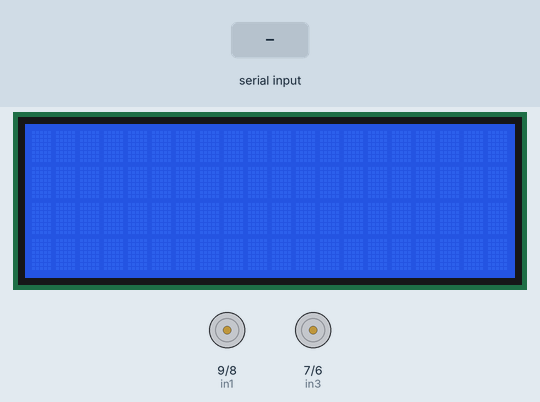
The sketch below on a simulated Arduino Uno, built with avr-gcc and run on an emulated ATmega328P. Parts: 20×4 character LCD, motor-driver pin pairs drawn as motors (green arrow = first pin HIGH = forward, orange = second pin HIGH = backward, longer = more drive, scaled by the enable pin). Inputs (shaded band) come from the test bench.

Above: at 1.2 s.
1.3 s: "go ahead" received over Serial
At 2.6 s:
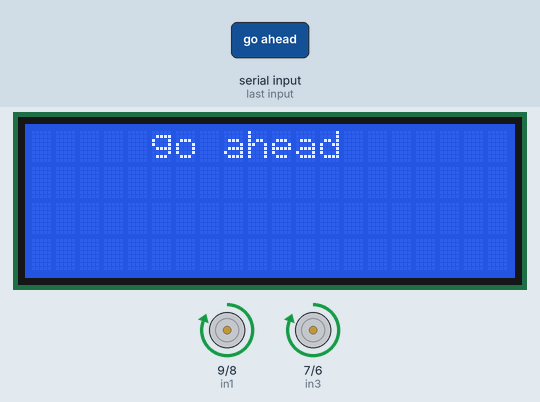
2.9 s: "go back" received over Serial
At 3.8 s:
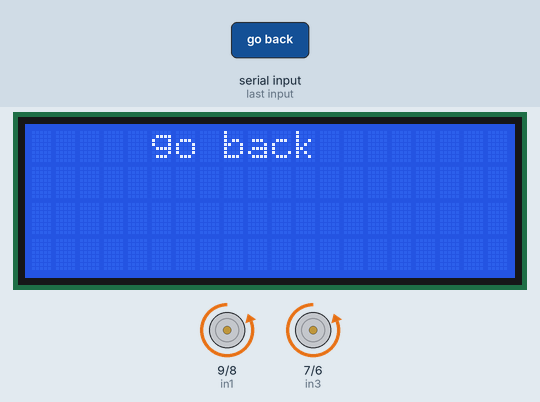
4.9 s: "right" received over Serial
At 6.5 s:
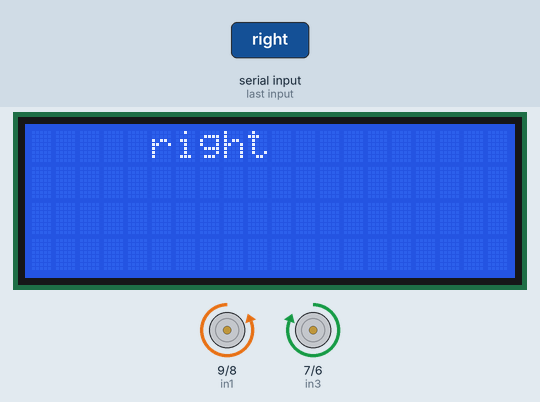
7.0 s: "left" received over Serial
At 8.7 s:
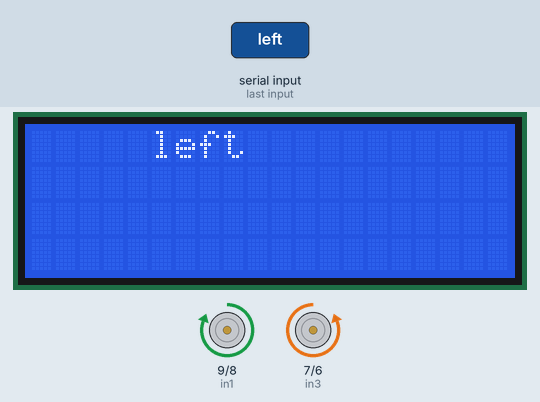
9.1 s: "stop" received over Serial
At 11.0 s:
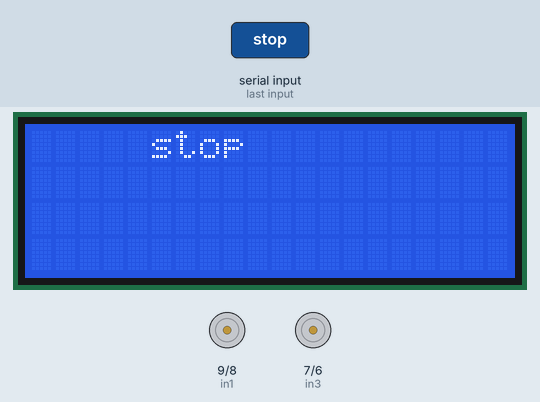
Timing chart, 0 to 12.1 s (numbered marks = the images above; inputs shaded):
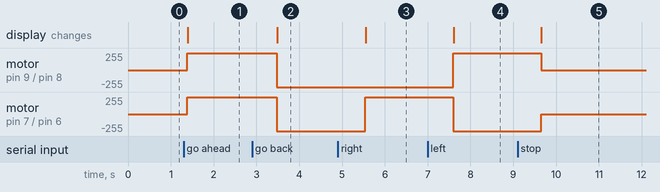

The sketch:

sample_voice03.ino
```cpp
#include <Wire.h>
#include <LiquidCrystal_I2C.h>

LiquidCrystal_I2C lcd(0x27, 20, 4); // set the LCD address to 0x27 for a 20 chars and 4 line display

// connect motor controller pins to Arduino digital pins
//pinMode(motor_input2, OUTPUT);   //RIGHT MOTOR
//pinMode(motor_input3, OUTPUT);   //LEFT MOTOR
// motor one (RIGHT MOTOR)
int enA = 10;
int in1 = 9;
int in2 = 8;
// motor two (LEFT MOTOR)
int enB = 5;
int in3 = 7;
int in4 = 6;

String voice;

#include <SoftwareSerial.h>

void setup() {
  // put your setup code here, to run once:
  Serial.begin(38400);

  lcd.init();      // initialize the lcd
  lcd.backlight(); //backlight turn on

  pinMode(enA, OUTPUT);
  pinMode(enB, OUTPUT);
  pinMode(in1, OUTPUT); //RIGHT MOTOR
  pinMode(in2, OUTPUT); //RIGHT MOTOR
  pinMode(in3, OUTPUT); //LEFT MOTOR
  pinMode(in4, OUTPUT); //LEFT MOTOR
}
void loop()
{
  while (Serial.available())
  {                         //Check if there is an available byte to read
    delay(10);              //Delay added to make thing stable
    char c = Serial.read(); //Conduct a serial read
    if (c == '#')
    {
      break;
    }           //Exit the loop when the # is detected after the word
    voice += c; //Shorthand for voice = voice + c
    // voice = Serial.readStringUntil('\n');  // receive voice simultaneously
  }

  analogWrite(enA, 255);
  analogWrite(enB, 255);

  lcd.setCursor(5, 0);
  lcd.print(voice);

  /*if (voice != voice){
          lcd.clear();
          lcd.setCursor(5,0);
          lcd.print(voice);
      }*/

  if (voice.length() > 0) {
    if (voice == "go ahead") {
      forward_car();
    }
    else if (voice == "go back") {
      back_car();
    }
    else if (voice == "right") {
      right_car();
    }
    else if (voice == "left") {
      left_car();
    }
    else if (voice == "stop") {
      stop_car();
    }

    if (voice.length() > 0) {
      lcd.clear();
      lcd.setCursor(5, 0);
      lcd.print(voice);
    }
    voice = ""; //Reset the variable after initiating
    delay(2000);
  }
}
void forward_car()
{
  digitalWrite(in1, HIGH);
  digitalWrite(in2, LOW);
  digitalWrite(in3, HIGH);
  digitalWrite(in4, LOW);
}
void back_car()
{
  digitalWrite(in1, LOW);
  digitalWrite(in2, HIGH);
  digitalWrite(in3, LOW);
  digitalWrite(in4, HIGH);
}
void right_car()
{
  digitalWrite(in1, LOW);
  digitalWrite(in2, HIGH);
  digitalWrite(in3, HIGH);
  digitalWrite(in4, LOW);
}
void left_car()
{
  digitalWrite(in1, HIGH);
  digitalWrite(in2, LOW);
  digitalWrite(in3, LOW);
  digitalWrite(in4, HIGH);
}
void stop_car()
{
  digitalWrite(in1, LOW);
  digitalWrite(in2, LOW);
  digitalWrite(in3, LOW);
  digitalWrite(in4, LOW);
}
```

Measured:
- after the input at 1.3 s, motor on pin 9 (in1) / pin 8 (in2), motor on pin 7 (in3) / pin 6 (in4): stopped → forward 255/255 after 0.09 s; the display: changes after 0.10 s (image 1)
- after the input at 2.9 s, motor on pin 9 (in1) / pin 8 (in2), motor on pin 7 (in3) / pin 6 (in4): forward 255/255 → backward 255/255 after 0.58 s; the display: changes after 0.59 s (image 2)
- after the input at 4.9 s, motor on pin 7 (in3) / pin 6 (in4): backward 255/255 → forward 255/255 after 0.64 s; the display: changes after 0.65 s (image 3)
- after the input at 7.0 s, motor on pin 9 (in1) / pin 8 (in2): backward 255/255 → forward 255/255 after 0.60 s; motor on pin 7 (in3) / pin 6 (in4): forward 255/255 → backward 255/255 after 0.60 s; the display: changes after 0.60 s (image 4)
- after the input at 9.1 s, motor on pin 9 (in1) / pin 8 (in2): forward 255/255 → stopped after 0.55 s; motor on pin 7 (in3) / pin 6 (in4): backward 255/255 → stopped after 0.55 s; the display: changes after 0.56 s (image 5)
